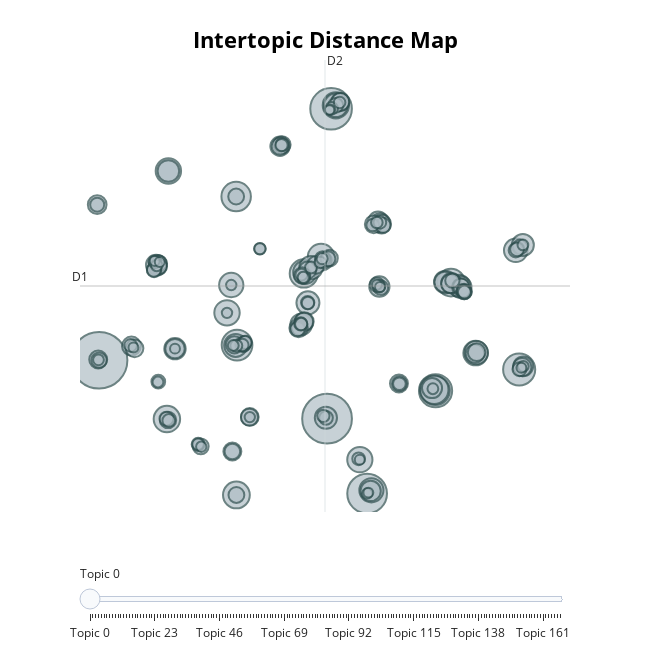

The code cell stored with this chart in its notebook:
### Code cell
topic_model = BERTopic()
topics, _ = topic_model.fit_transform(text_column)
fig = topic_model.visualize_topics()
fig.show()

### Figure 1 — Plotly figure (JSON) as saved in the notebook; plotly's stock layout.template omitted (floating-point values rounded to 4 significant figures; data arrays with more than 128 entries replaced by an {"elided": "..."} marker saying what was removed)
{"data": [{"customdata": {"elided": "168x3 mixed values"}, "hovertemplate": "<b>Topic %{customdata[0]}</b><br>%{customdata[1]}<br>Size: %{customdata[2]}", "legendgroup": "", "marker": {"color": "#B0BEC5", "line": {"color": "DarkSlateGrey", "width": 2}, "size": {"elided": "168 int values"}, "sizemode": "area", "sizeref": 0.2231, "symbol": "circle"}, "mode": "markers", "name": "", "orientation": "v", "showlegend": false, "type": "scatter", "x": {"elided": "168 float values"}, "xaxis": "x", "y": {"elided": "168 float values"}, "yaxis": "y"}], "layout": {"annotations": [{"showarrow": false, "text": "D1", "x": -9.266, "y": 8.897, "yshift": 10}, {"showarrow": false, "text": "D2", "x": 7.948, "xshift": 10, "y": 29.97}], "height": 650, "hoverlabel": {"bgcolor": "white", "font": {"family": "Rockwell", "size": 16}}, "legend": {"itemsizing": "constant", "tracegroupgap": 0}, "margin": {"t": 60}, "shapes": [{"line": {"color": "#CFD8DC", "width": 2}, "type": "line", "x0": 7.948, "x1": 7.948, "y0": -12.18, "y1": 29.97}, {"line": {"color": "#9E9E9E", "width": 2}, "type": "line", "x0": -9.266, "x1": 25.16, "y0": 8.897, "y1": 8.897}], "sliders": [{"active": 0, "pad": {"t": 50}, "steps": [{"args": [{"marker.color": {"elided": "1x168 str values"}}], "label": "Topic 0", "method": "update"}, {"args": [{"marker.color": {"elided": "1x168 str values"}}], "label": "Topic 1", "method": "update"}, {"args": [{"marker.color": {"elided": "1x168 str values"}}], "label": "Topic 2", "method": "update"}, {"args": [{"marker.color": {"elided": "1x168 str values"}}], "label": "Topic 3", "method": "update"}, {"args": [{"marker.color": {"elided": "1x168 str values"}}], "label": "Topic 4", "method": "update"}, {"args": [{"marker.color": {"elided": "1x168 str values"}}], "label": "Topic 5", "method": "update"}, {"args": [{"marker.color": {"elided": "1x168 str values"}}], "label": "Topic 6", "method": "update"}, {"args": [{"marker.color": {"elided": "1x168 str values"}}], "label": "Topic 7", "method": "update"}, {"args": [{"marker.color": {"elided": "1x168 str values"}}], "label": "Topic 8", "method": "update"}, {"args": [{"marker.color": {"elided": "1x168 str values"}}], "label": "Topic 9", "method": "update"}, {"args": [{"marker.color": {"elided": "1x168 str values"}}], "label": "Topic 10", "method": "update"}, {"args": [{"marker.color": {"elided": "1x168 str values"}}], "label": "Topic 11", "method": "update"}, {"args": [{"marker.color": {"elided": "1x168 str values"}}], "label": "Topic 12", "method": "update"}, {"args": [{"marker.color": {"elided": "1x168 str values"}}], "label": "Topic 13", "method": "update"}, {"args": [{"marker.color": {"elided": "1x168 str values"}}], "label": "Topic 14", "method": "update"}, {"args": [{"marker.color": {"elided": "1x168 str values"}}], "label": "Topic 15", "method": "update"}, {"args": [{"marker.color": {"elided": "1x168 str values"}}], "label": "Topic 16", "method": "update"}, {"args": [{"marker.color": {"elided": "1x168 str values"}}], "label": "Topic 17", "method": "update"}, {"args": [{"marker.color": {"elided": "1x168 str values"}}], "label": "Topic 18", "method": "update"}, {"args": [{"marker.color": {"elided": "1x168 str values"}}], "label": "Topic 19", "method": "update"}, {"args": [{"marker.color": {"elided": "1x168 str values"}}], "label": "Topic 20", "method": "update"}, {"args": [{"marker.color": {"elided": "1x168 str values"}}], "label": "Topic 21", "method": "update"}, {"args": [{"marker.color": {"elided": "1x168 str values"}}], "label": "Topic 22", "method": "update"}, {"args": [{"marker.color": {"elided": "1x168 str values"}}], "label": "Topic 23", "method": "update"}, {"args": [{"marker.color": {"elided": "1x168 str values"}}], "label": "Topic 24", "method": "update"}, {"args": [{"marker.color": {"elided": "1x168 str values"}}], "label": "Topic 25", "method": "update"}, {"args": [{"marker.color": {"elided": "1x168 str values"}}], "label": "Topic 26", "method": "update"}, {"args": [{"marker.color": {"elided": "1x168 str values"}}], "label": "Topic 27", "method": "update"}, {"args": [{"marker.color": {"elided": "1x168 str values"}}], "label": "Topic 28", "method": "update"}, {"args": [{"marker.color": {"elided": "1x168 str values"}}], "label": "Topic 29", "method": "update"}, {"args": [{"marker.color": {"elided": "1x168 str values"}}], "label": "Topic 30", "method": "update"}, {"args": [{"marker.color": {"elided": "1x168 str values"}}], "label": "Topic 31", "method": "update"}, {"args": [{"marker.color": {"elided": "1x168 str values"}}], "label": "Topic 32", "method": "update"}, {"args": [{"marker.color": {"elided": "1x168 str values"}}], "label": "Topic 33", "method": "update"}, {"args": [{"marker.color": {"elided": "1x168 str values"}}], "label": "Topic 34", "method": "update"}, {"args": [{"marker.color": {"elided": "1x168 str values"}}], "label": "Topic 35", "method": "update"}, {"args": [{"marker.color": {"elided": "1x168 str values"}}], "label": "Topic 36", "method": "update"}, {"args": [{"marker.color": {"elided": "1x168 str values"}}], "label": "Topic 37", "method": "update"}, {"args": [{"marker.color": {"elided": "1x168 str values"}}], "label": "Topic 38", "method": "update"}, {"args": [{"marker.color": {"elided": "1x168 str values"}}], "label": "Topic 39", "method": "update"}, {"args": [{"marker.color": {"elided": "1x168 str values"}}], "label": "Topic 40", "method": "update"}, {"args": [{"marker.color": {"elided": "1x168 str values"}}], "label": "Topic 41", "method": "update"}, {"args": [{"marker.color": {"elided": "1x168 str values"}}], "label": "Topic 42", "method": "update"}, {"args": [{"marker.color": {"elided": "1x168 str values"}}], "label": "Topic 43", "method": "update"}, {"args": [{"marker.color": {"elided": "1x168 str values"}}], "label": "Topic 44", "method": "update"}, {"args": [{"marker.color": {"elided": "1x168 str values"}}], "label": "Topic 45", "method": "update"}, {"args": [{"marker.color": {"elided": "1x168 str values"}}], "label": "Topic 46", "method": "update"}, {"args": [{"marker.color": {"elided": "1x168 str values"}}], "label": "Topic 47", "method": "update"}, {"args": [{"marker.color": {"elided": "1x168 str values"}}], "label": "Topic 48", "method": "update"}, {"args": [{"marker.color": {"elided": "1x168 str values"}}], "label": "Topic 49", "method": "update"}, {"args": [{"marker.color": {"elided": "1x168 str values"}}], "label": "Topic 50", "method": "update"}, {"args": [{"marker.color": {"elided": "1x168 str values"}}], "label": "Topic 51", "method": "update"}, {"args": [{"marker.color": {"elided": "1x168 str values"}}], "label": "Topic 52", "method": "update"}, {"args": [{"marker.color": {"elided": "1x168 str values"}}], "label": "Topic 53", "method": "update"}, {"args": [{"marker.color": {"elided": "1x168 str values"}}], "label": "Topic 54", "method": "update"}, {"args": [{"marker.color": {"elided": "1x168 str values"}}], "label": "Topic 55", "method": "update"}, {"args": [{"marker.color": {"elided": "1x168 str values"}}], "label": "Topic 56", "method": "update"}, {"args": [{"marker.color": {"elided": "1x168 str values"}}], "label": "Topic 57", "method": "update"}, {"args": [{"marker.color": {"elided": "1x168 str values"}}], "label": "Topic 58", "method": "update"}, {"args": [{"marker.color": {"elided": "1x168 str values"}}], "label": "Topic 59", "method": "update"}, {"args": [{"marker.color": {"elided": "1x168 str values"}}], "label": "Topic 60", "method": "update"}, {"args": [{"marker.color": {"elided": "1x168 str values"}}], "label": "Topic 61", "method": "update"}, {"args": [{"marker.color": {"elided": "1x168 str values"}}], "label": "Topic 62", "method": "update"}, {"args": [{"marker.color": {"elided": "1x168 str values"}}], "label": "Topic 63", "method": "update"}, {"args": [{"marker.color": {"elided": "1x168 str values"}}], "label": "Topic 64", "method": "update"}, {"args": [{"marker.color": {"elided": "1x168 str values"}}], "label": "Topic 65", "method": "update"}, {"args": [{"marker.color": {"elided": "1x168 str values"}}], "label": "Topic 66", "method": "update"}, {"args": [{"marker.color": {"elided": "1x168 str values"}}], "label": "Topic 67", "method": "update"}, {"args": [{"marker.color": {"elided": "1x168 str values"}}], "label": "Topic 68", "method": "update"}, {"args": [{"marker.color": {"elided": "1x168 str values"}}], "label": "Topic 69", "method": "update"}, {"args": [{"marker.color": {"elided": "1x168 str values"}}], "label": "Topic 70", "method": "update"}, {"args": [{"marker.color": {"elided": "1x168 str values"}}], "label": "Topic 71", "method": "update"}, {"args": [{"marker.color": {"elided": "1x168 str values"}}], "label": "Topic 72", "method": "update"}, {"args": [{"marker.color": {"elided": "1x168 str values"}}], "label": "Topic 73", "method": "update"}, {"args": [{"marker.color": {"elided": "1x168 str values"}}], "label": "Topic 74", "method": "update"}, {"args": [{"marker.color": {"elided": "1x168 str values"}}], "label": "Topic 75", "method": "update"}, {"args": [{"marker.color": {"elided": "1x168 str values"}}], "label": "Topic 76", "method": "update"}, {"args": [{"marker.color": {"elided": "1x168 str values"}}], "label": "Topic 77", "method": "update"}, {"args": [{"marker.color": {"elided": "1x168 str values"}}], "label": "Topic 78", "method": "update"}, {"args": [{"marker.color": {"elided": "1x168 str values"}}], "label": "Topic 79", "method": "update"}, {"args": [{"marker.color": {"elided": "1x168 str values"}}], "label": "Topic 80", "method": "update"}, {"args": [{"marker.color": {"elided": "1x168 str values"}}], "label": "Topic 81", "method": "update"}, {"args": [{"marker.color": {"elided": "1x168 str values"}}], "label": "Topic 82", "method": "update"}, {"args": [{"marker.color": {"elided": "1x168 str values"}}], "label": "Topic 83", "method": "update"}, {"args": [{"marker.color": {"elided": "1x168 str values"}}], "label": "Topic 84", "method": "update"}, {"args": [{"marker.color": {"elided": "1x168 str values"}}], "label": "Topic 85", "method": "update"}, {"args": [{"marker.color": {"elided": "1x168 str values"}}], "label": "Topic 86", "method": "update"}, {"args": [{"marker.color": {"elided": "1x168 str values"}}], "label": "Topic 87", "method": "update"}, {"args": [{"marker.color": {"elided": "1x168 str values"}}], "label": "Topic 88", "method": "update"}, {"args": [{"marker.color": {"elided": "1x168 str values"}}], "label": "Topic 89", "method": "update"}, {"args": [{"marker.color": {"elided": "1x168 str values"}}], "label": "Topic 90", "method": "update"}, {"args": [{"marker.color": {"elided": "1x168 str values"}}], "label": "Topic 91", "method": "update"}, {"args": [{"marker.color": {"elided": "1x168 str values"}}], "label": "Topic 92", "method": "update"}, {"args": [{"marker.color": {"elided": "1x168 str values"}}], "label": "Topic 93", "method": "update"}, {"args": [{"marker.color": {"elided": "1x168 str values"}}], "label": "Topic 94", "method": "update"}, {"args": [{"marker.color": {"elided": "1x168 str values"}}], "label": "Topic 95", "method": "update"}, {"args": [{"marker.color": {"elided": "1x168 str values"}}], "label": "Topic 96", "method": "update"}, {"args": [{"marker.color": {"elided": "1x168 str values"}}], "label": "Topic 97", "method": "update"}, {"args": [{"marker.color": {"elided": "1x168 str values"}}], "label": "Topic 98", "method": "update"}, {"args": [{"marker.color": {"elided": "1x168 str values"}}], "label": "Topic 99", "method": "update"}, {"args": [{"marker.color": {"elided": "1x168 str values"}}], "label": "Topic 100", "method": "update"}, {"args": [{"marker.color": {"elided": "1x168 str values"}}], "label": "Topic 101", "method": "update"}, {"args": [{"marker.color": {"elided": "1x168 str values"}}], "label": "Topic 102", "method": "update"}, {"args": [{"marker.color": {"elided": "1x168 str values"}}], "label": "Topic 103", "method": "update"}, {"args": [{"marker.color": {"elided": "1x168 str values"}}], "label": "Topic 104", "method": "update"}, {"args": [{"marker.color": {"elided": "1x168 str values"}}], "label": "Topic 105", "method": "update"}, {"args": [{"marker.color": {"elided": "1x168 str values"}}], "label": "Topic 106", "method": "update"}, {"args": [{"marker.color": {"elided": "1x168 str values"}}], "label": "Topic 107", "method": "update"}, {"args": [{"marker.color": {"elided": "1x168 str values"}}], "label": "Topic 108", "method": "update"}, {"args": [{"marker.color": {"elided": "1x168 str values"}}], "label": "Topic 109", "method": "update"}, {"args": [{"marker.color": {"elided": "1x168 str values"}}], "label": "Topic 110", "method": "update"}, {"args": [{"marker.color": {"elided": "1x168 str values"}}], "label": "Topic 111", "method": "update"}, {"args": [{"marker.color": {"elided": "1x168 str values"}}], "label": "Topic 112", "method": "update"}, {"args": [{"marker.color": {"elided": "1x168 str values"}}], "label": "Topic 113", "method": "update"}, {"args": [{"marker.color": {"elided": "1x168 str values"}}], "label": "Topic 114", "method": "update"}, {"args": [{"marker.color": {"elided": "1x168 str values"}}], "label": "Topic 115", "method": "update"}, {"args": [{"marker.color": {"elided": "1x168 str values"}}], "label": "Topic 116", "method": "update"}, {"args": [{"marker.color": {"elided": "1x168 str values"}}], "label": "Topic 117", "method": "update"}, {"args": [{"marker.color": {"elided": "1x168 str values"}}], "label": "Topic 118", "method": "update"}, {"args": [{"marker.color": {"elided": "1x168 str values"}}], "label": "Topic 119", "method": "update"}, {"args": [{"marker.color": {"elided": "1x168 str values"}}], "label": "Topic 120", "method": "update"}, {"args": [{"marker.color": {"elided": "1x168 str values"}}], "label": "Topic 121", "method": "update"}, {"args": [{"marker.color": {"elided": "1x168 str values"}}], "label": "Topic 122", "method": "update"}, {"args": [{"marker.color": {"elided": "1x168 str values"}}], "label": "Topic 123", "method": "update"}, {"args": [{"marker.color": {"elided": "1x168 str values"}}], "label": "Topic 124", "method": "update"}, {"args": [{"marker.color": {"elided": "1x168 str values"}}], "label": "Topic 125", "method": "update"}, {"args": [{"marker.color": {"elided": "1x168 str values"}}], "label": "Topic 126", "method": "update"}, {"args": [{"marker.color": {"elided": "1x168 str values"}}], "label": "Topic 127", "method": "update"}, {"args": [{"marker.color": {"elided": "1x168 str values"}}], "label": "Topic 128", "method": "update"}, {"args": [{"marker.color": {"elided": "1x168 str values"}}], "label": "Topic 129", "method": "update"}, {"args": [{"marker.color": {"elided": "1x168 str values"}}], "label": "Topic 130", "method": "update"}, {"args": [{"marker.color": {"elided": "1x168 str values"}}], "label": "Topic 131", "method": "update"}, {"args": [{"marker.color": {"elided": "1x168 str values"}}], "label": "Topic 132", "method": "update"}, {"args": [{"marker.color": {"elided": "1x168 str values"}}], "label": "Topic 133", "method": "update"}, {"args": [{"marker.color": {"elided": "1x168 str values"}}], "label": "Topic 134", "method": "update"}, {"args": [{"marker.color": {"elided": "1x168 str values"}}], "label": "Topic 135", "method": "update"}, {"args": [{"marker.color": {"elided": "1x168 str values"}}], "label": "Topic 136", "method": "update"}, {"args": [{"marker.color": {"elided": "1x168 str values"}}], "label": "Topic 137", "method": "update"}, {"args": [{"marker.color": {"elided": "1x168 str values"}}], "label": "Topic 138", "method": "update"}, {"args": [{"marker.color": {"elided": "1x168 str values"}}], "label": "Topic 139", "method": "update"}, {"args": [{"marker.color": {"elided": "1x168 str values"}}], "label": "Topic 140", "method": "update"}, {"args": [{"marker.color": {"elided": "1x168 str values"}}], "label": "Topic 141", "method": "update"}, {"args": [{"marker.color": {"elided": "1x168 str values"}}], "label": "Topic 142", "method": "update"}, {"args": [{"marker.color": {"elided": "1x168 str values"}}], "label": "Topic 143", "method": "update"}, {"args": [{"marker.color": {"elided": "1x168 str values"}}], "label": "Topic 144", "method": "update"}, {"args": [{"marker.color": {"elided": "1x168 str values"}}], "label": "Topic 145", "method": "update"}, {"args": [{"marker.color": {"elided": "1x168 str values"}}], "label": "Topic 146", "method": "update"}, {"args": [{"marker.color": {"elided": "1x168 str values"}}], "label": "Topic 147", "method": "update"}, {"args": [{"marker.color": {"elided": "1x168 str values"}}], "label": "Topic 148", "method": "update"}, {"args": [{"marker.color": {"elided": "1x168 str values"}}], "label": "Topic 149", "method": "update"}, {"args": [{"marker.color": {"elided": "1x168 str values"}}], "label": "Topic 150", "method": "update"}, {"args": [{"marker.color": {"elided": "1x168 str values"}}], "label": "Topic 151", "method": "update"}, {"args": [{"marker.color": {"elided": "1x168 str values"}}], "label": "Topic 152", "method": "update"}, {"args": [{"marker.color": {"elided": "1x168 str values"}}], "label": "Topic 153", "method": "update"}, {"args": [{"marker.color": {"elided": "1x168 str values"}}], "label": "Topic 154", "method": "update"}, {"args": [{"marker.color": {"elided": "1x168 str values"}}], "label": "Topic 155", "method": "update"}, {"args": [{"marker.color": {"elided": "1x168 str values"}}], "label": "Topic 156", "method": "update"}, {"args": [{"marker.color": {"elided": "1x168 str values"}}], "label": "Topic 157", "method": "update"}, {"args": [{"marker.color": {"elided": "1x168 str values"}}], "label": "Topic 158", "method": "update"}, {"args": [{"marker.color": {"elided": "1x168 str values"}}], "label": "Topic 159", "method": "update"}, {"args": [{"marker.color": {"elided": "1x168 str values"}}], "label": "Topic 160", "method": "update"}, {"args": [{"marker.color": {"elided": "1x168 str values"}}], "label": "Topic 161", "method": "update"}, {"args": [{"marker.color": {"elided": "1x168 str values"}}], "label": "Topic 162", "method": "update"}, {"args": [{"marker.color": {"elided": "1x168 str values"}}], "label": "Topic 163", "method": "update"}, {"args": [{"marker.color": {"elided": "1x168 str values"}}], "label": "Topic 164", "method": "update"}, {"args": [{"marker.color": {"elided": "1x168 str values"}}], "label": "Topic 165", "method": "update"}, {"args": [{"marker.color": {"elided": "1x168 str values"}}], "label": "Topic 166", "method": "update"}, {"args": [{"marker.color": {"elided": "1x168 str values"}}], "label": "Topic 167", "method": "update"}]}], "title": {"font": {"color": "Black", "size": 22}, "text": "<b>Intertopic Distance Map</b>", "x": 0.5, "xanchor": "center", "y": 0.95, "yanchor": "top"}, "width": 650, "xaxis": {"anchor": "y", "domain": [0, 1], "range": [-9.266, 25.16], "title": {"text": ""}, "visible": false}, "yaxis": {"anchor": "x", "domain": [0, 1], "range": [-12.18, 29.97], "title": {"text": ""}, "visible": false}}}
